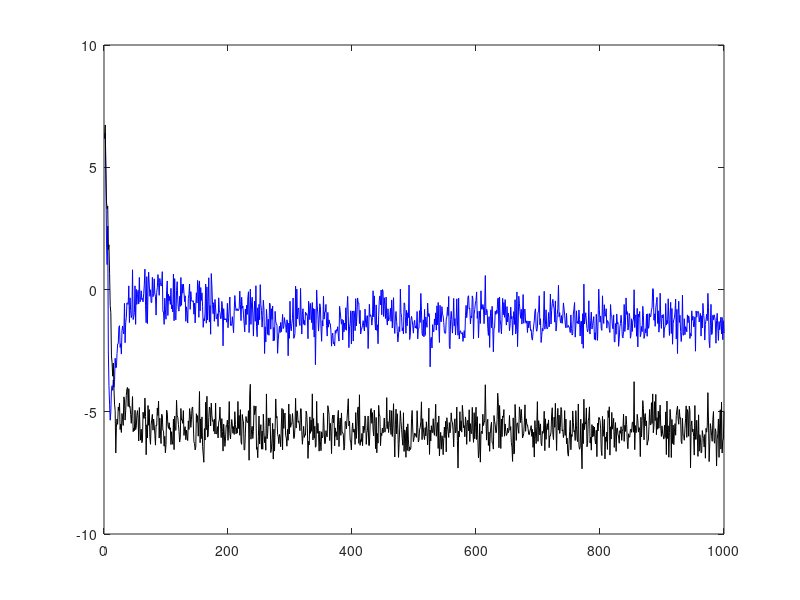

MATLAB code to generate this figure:
%====================================================================
% Exercise 6.21
% Time-varying parameter estimation using the RLS and the
% NLMS.
%====================================================================

 
function RLStrack
 close all
 clear
L=5;%Dimension of the unknown vector
N=1000; %Number of Data
theta=zeros(L,N);%Unknown parameter
  

IterNo=200;

MSE1=zeros(N,IterNo);
MSE2=zeros(N,IterNo);


ara=0.97 ;
qqm=0.1; %Parameters for the time varying channel



noisevar=0.001;
epsilon=sqrt(2)*noisevar;



for It=1:IterNo
    It
    theta=zeros(L,N);
    theta(:,1)=randn(L,1);
for ii=2:N%Generate the time varying channel
    theta(:,ii)=ara*theta(:,ii-1)+qqm*randn(L,1);
end
    xcorrel = randn(N+L-1,1);
 
xcorrel = xcorrel/std(xcorrel);
% 
 
X=randn(L,N);
inputvec = @(n) X(:,n);

noise = randn(N,1)*sqrt(noisevar);

y = zeros(N,1);
for ii=1:N

y(ii) = X(:,ii)'*theta(:,ii);

end

y = y + noise;
     w=zeros(L,1);
        delta=0.001;
        lambda=0.995;
  
   P=(1/delta)*eye(L);
        for i=1:N
 
          P=(1/lambda)*(P- ((1/lambda)*P*inputvec(i)*inputvec(i)'*P)/(1+(1/lambda)*inputvec(i)'*P*inputvec(i)));  
          e=y(i)-w'*inputvec(i);
            w=w+P*inputvec(i)*(e);
     
            MSE1(i,It)=e^2;
        end
        
        w=zeros(L,1);
        delta=0.001;
         mu=0.5;
        for i=1:N
         
             e=y(i)-w'*inputvec(i);
           mun=mu/(delta+inputvec(i)'*inputvec(i));
            w=w+mun*e*inputvec(i);
            MSE2(i,It)=e^2;
        end
 

        
end
  MSEav1=sum(MSE1')/IterNo;
 MSEav2=sum(MSE2')/IterNo;
 plot(10*log10(MSEav1),'b');hold on
plot(10*log10(MSEav2),'k')
 